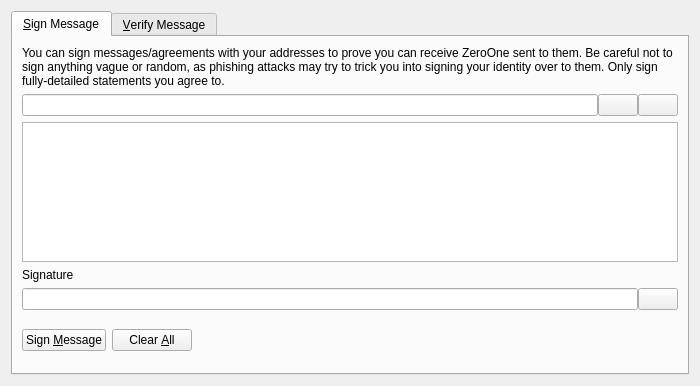
<?xml version="1.0" encoding="UTF-8"?>
<ui version="4.0">
 <class>SignVerifyMessageDialog</class>
 <widget class="QDialog" name="SignVerifyMessageDialog">
  <property name="geometry">
   <rect>
    <x>0</x>
    <y>0</y>
    <width>700</width>
    <height>386</height>
   </rect>
  </property>
  <property name="windowTitle">
   <string>Signatures - Sign / Verify a Message</string>
  </property>
  <property name="styleSheet">
   <string notr="true"/>
  </property>
  <property name="modal">
   <bool>true</bool>
  </property>
  <layout class="QVBoxLayout" name="verticalLayout">
   <item>
    <widget class="QTabWidget" name="tabWidget">
     <property name="currentIndex">
      <number>0</number>
     </property>
     <widget class="QWidget" name="tabSignMessage">
      <attribute name="title">
       <string>&amp;Sign Message</string>
      </attribute>
      <layout class="QVBoxLayout" name="verticalLayout_SM">
       <item>
        <widget class="QLabel" name="infoLabel_SM">
         <property name="text">
          <string>You can sign messages/agreements with your addresses to prove you can receive ZeroOne sent to them. Be careful not to sign anything vague or random, as phishing attacks may try to trick you into signing your identity over to them. Only sign fully-detailed statements you agree to.</string>
         </property>
         <property name="textFormat">
          <enum>Qt::PlainText</enum>
         </property>
         <property name="wordWrap">
          <bool>true</bool>
         </property>
        </widget>
       </item>
       <item>
        <layout class="QHBoxLayout" name="horizontalLayout_1_SM">
         <property name="spacing">
          <number>0</number>
         </property>
         <item>
          <widget class="QValidatedLineEdit" name="addressIn_SM">
           <property name="toolTip">
            <string>The ZeroOne address to sign the message with</string>
           </property>
          </widget>
         </item>
         <item>
          <widget class="QPushButton" name="addressBookButton_SM">
           <property name="toolTip">
            <string>Choose previously used address</string>
           </property>
           <property name="text">
            <string/>
           </property>
           <property name="shortcut">
            <string>Alt+A</string>
           </property>
           <property name="autoDefault">
            <bool>false</bool>
           </property>
          </widget>
         </item>
         <item>
          <widget class="QPushButton" name="pasteButton_SM">
           <property name="toolTip">
            <string>Paste address from clipboard</string>
           </property>
           <property name="text">
            <string/>
           </property>
           <property name="shortcut">
            <string>Alt+P</string>
           </property>
           <property name="autoDefault">
            <bool>false</bool>
           </property>
          </widget>
         </item>
        </layout>
       </item>
       <item>
        <widget class="QPlainTextEdit" name="messageIn_SM">
         <property name="toolTip">
          <string>Enter the message you want to sign here</string>
         </property>
        </widget>
       </item>
       <item>
        <widget class="QLabel" name="signatureLabel_SM">
         <property name="text">
          <string>Signature</string>
         </property>
         <property name="textFormat">
          <enum>Qt::PlainText</enum>
         </property>
        </widget>
       </item>
       <item>
        <layout class="QHBoxLayout" name="horizontalLayout_2_SM">
         <property name="spacing">
          <number>0</number>
         </property>
         <item>
          <widget class="QLineEdit" name="signatureOut_SM">
           <property name="font">
            <font>
             <italic>true</italic>
            </font>
           </property>
           <property name="readOnly">
            <bool>true</bool>
           </property>
          </widget>
         </item>
         <item>
          <widget class="QPushButton" name="copySignatureButton_SM">
           <property name="toolTip">
            <string>Copy the current signature to the system clipboard</string>
           </property>
           <property name="text">
            <string/>
           </property>
           <property name="autoDefault">
            <bool>false</bool>
           </property>
          </widget>
         </item>
        </layout>
       </item>
       <item>
        <layout class="QHBoxLayout" name="horizontalLayout_3_SM">
         <item>
          <widget class="QPushButton" name="signMessageButton_SM">
           <property name="toolTip">
            <string>Sign the message to prove you own this ZeroOne address</string>
           </property>
           <property name="text">
            <string>Sign &amp;Message</string>
           </property>
           <property name="autoDefault">
            <bool>false</bool>
           </property>
          </widget>
         </item>
         <item>
          <widget class="QPushButton" name="clearButton_SM">
           <property name="toolTip">
            <string>Reset all sign message fields</string>
           </property>
           <property name="text">
            <string>Clear &amp;All</string>
           </property>
           <property name="autoDefault">
            <bool>false</bool>
           </property>
          </widget>
         </item>
         <item>
          <spacer name="horizontalSpacer_1_SM">
           <property name="orientation">
            <enum>Qt::Horizontal</enum>
           </property>
           <property name="sizeHint" stdset="0">
            <size>
             <width>40</width>
             <height>48</height>
            </size>
           </property>
          </spacer>
         </item>
         <item>
          <widget class="QLabel" name="statusLabel_SM">
           <property name="font">
            <font>
             <weight>75</weight>
             <bold>true</bold>
            </font>
           </property>
           <property name="text">
            <string/>
           </property>
           <property name="wordWrap">
            <bool>true</bool>
           </property>
          </widget>
         </item>
         <item>
          <spacer name="horizontalSpacer_2_SM">
           <property name="orientation">
            <enum>Qt::Horizontal</enum>
           </property>
           <property name="sizeHint" stdset="0">
            <size>
             <width>40</width>
             <height>48</height>
            </size>
           </property>
          </spacer>
         </item>
        </layout>
       </item>
      </layout>
     </widget>
     <widget class="QWidget" name="tabVerifyMessage">
      <attribute name="title">
       <string>&amp;Verify Message</string>
      </attribute>
      <layout class="QVBoxLayout" name="verticalLayout_VM">
       <item>
        <widget class="QLabel" name="infoLabel_VM">
         <property name="text">
          <string>Enter the receiver's address, message (ensure you copy line breaks, spaces, tabs, etc. exactly) and signature below to verify the message. Be careful not to read more into the signature than what is in the signed message itself, to avoid being tricked by a man-in-the-middle attack. Note that this only proves the signing party receives with the address, it cannot prove sendership of any transaction!</string>
         </property>
         <property name="textFormat">
          <enum>Qt::PlainText</enum>
         </property>
         <property name="alignment">
          <set>Qt::AlignLeading|Qt::AlignLeft|Qt::AlignTop</set>
         </property>
         <property name="wordWrap">
          <bool>true</bool>
         </property>
        </widget>
       </item>
       <item>
        <layout class="QHBoxLayout" name="horizontalLayout_1_VM">
         <property name="spacing">
          <number>0</number>
         </property>
         <item>
          <widget class="QValidatedLineEdit" name="addressIn_VM">
           <property name="toolTip">
            <string>The ZeroOne address the message was signed with</string>
           </property>
          </widget>
         </item>
         <item>
          <widget class="QPushButton" name="addressBookButton_VM">
           <property name="toolTip">
            <string>Choose previously used address</string>
           </property>
           <property name="text">
            <string/>
           </property>
           <property name="shortcut">
            <string>Alt+A</string>
           </property>
           <property name="autoDefault">
            <bool>false</bool>
           </property>
          </widget>
         </item>
        </layout>
       </item>
       <item>
        <widget class="QPlainTextEdit" name="messageIn_VM"/>
       </item>
       <item>
        <widget class="QValidatedLineEdit" name="signatureIn_VM"/>
       </item>
       <item>
        <layout class="QHBoxLayout" name="horizontalLayout_2_VM">
         <item>
          <widget class="QPushButton" name="verifyMessageButton_VM">
           <property name="toolTip">
            <string>Verify the message to ensure it was signed with the specified ZeroOne address</string>
           </property>
           <property name="text">
            <string>Verify &amp;Message</string>
           </property>
           <property name="autoDefault">
            <bool>false</bool>
           </property>
          </widget>
         </item>
         <item>
          <widget class="QPushButton" name="clearButton_VM">
           <property name="toolTip">
            <string>Reset all verify message fields</string>
           </property>
           <property name="text">
            <string>Clear &amp;All</string>
           </property>
           <property name="autoDefault">
            <bool>false</bool>
           </property>
          </widget>
         </item>
         <item>
          <spacer name="horizontalSpacer_1_VM">
           <property name="orientation">
            <enum>Qt::Horizontal</enum>
           </property>
           <property name="sizeHint" stdset="0">
            <size>
             <width>40</width>
             <height>48</height>
            </size>
           </property>
          </spacer>
         </item>
         <item>
          <widget class="QLabel" name="statusLabel_VM">
           <property name="font">
            <font>
             <weight>75</weight>
             <bold>true</bold>
            </font>
           </property>
           <property name="text">
            <string/>
           </property>
           <property name="wordWrap">
            <bool>true</bool>
           </property>
          </widget>
         </item>
         <item>
          <spacer name="horizontalSpacer_2_VM">
           <property name="orientation">
            <enum>Qt::Horizontal</enum>
           </property>
           <property name="sizeHint" stdset="0">
            <size>
             <width>40</width>
             <height>48</height>
            </size>
           </property>
          </spacer>
         </item>
        </layout>
       </item>
      </layout>
     </widget>
    </widget>
   </item>
  </layout>
 </widget>
 <customwidgets>
  <customwidget>
   <class>QValidatedLineEdit</class>
   <extends>QLineEdit</extends>
   <header>qvalidatedlineedit.h</header>
  </customwidget>
 </customwidgets>
 <resources>
  <include location="../zeroone.qrc"/>
 </resources>
 <connections/>
</ui>
